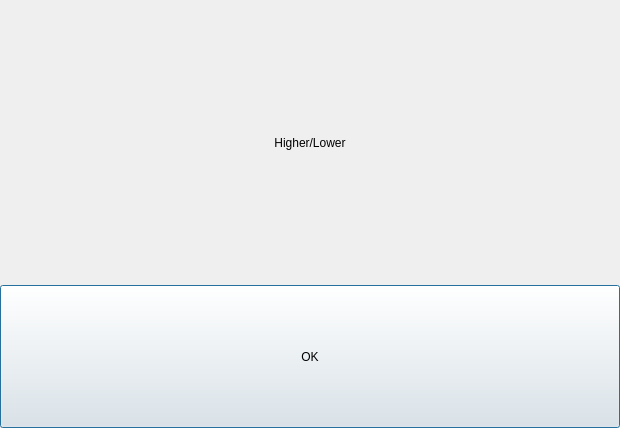
<?xml version="1.0" encoding="UTF-8"?>
<ui version="4.0">
 <class>Hint</class>
 <widget class="QDialog" name="Hint">
  <property name="geometry">
   <rect>
    <x>0</x>
    <y>0</y>
    <width>620</width>
    <height>428</height>
   </rect>
  </property>
  <property name="windowTitle">
   <string>Dialog</string>
  </property>
  <layout class="QGridLayout" name="main_layout" rowstretch="2,1">
   <property name="leftMargin">
    <number>0</number>
   </property>
   <property name="topMargin">
    <number>0</number>
   </property>
   <property name="rightMargin">
    <number>0</number>
   </property>
   <property name="bottomMargin">
    <number>0</number>
   </property>
   <property name="spacing">
    <number>0</number>
   </property>
   <item row="0" column="0">
    <widget class="QLabel" name="hint_label">
     <property name="sizePolicy">
      <sizepolicy hsizetype="Expanding" vsizetype="Expanding">
       <horstretch>0</horstretch>
       <verstretch>0</verstretch>
      </sizepolicy>
     </property>
     <property name="text">
      <string>Higher/Lower</string>
     </property>
     <property name="alignment">
      <set>Qt::AlignCenter</set>
     </property>
    </widget>
   </item>
   <item row="1" column="0">
    <widget class="QPushButton" name="ok_buttom">
     <property name="sizePolicy">
      <sizepolicy hsizetype="Expanding" vsizetype="Expanding">
       <horstretch>0</horstretch>
       <verstretch>0</verstretch>
      </sizepolicy>
     </property>
     <property name="text">
      <string>OK</string>
     </property>
    </widget>
   </item>
  </layout>
 </widget>
 <resources/>
 <connections/>
</ui>
